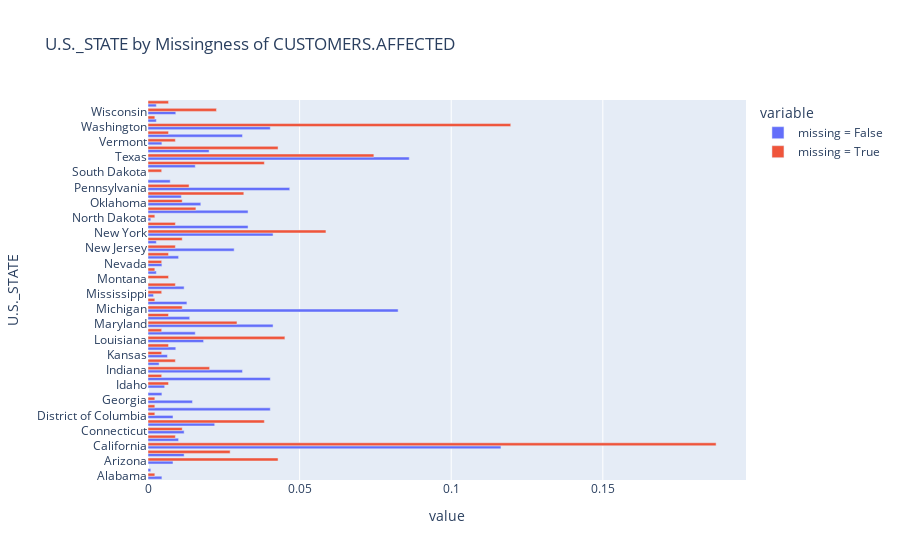
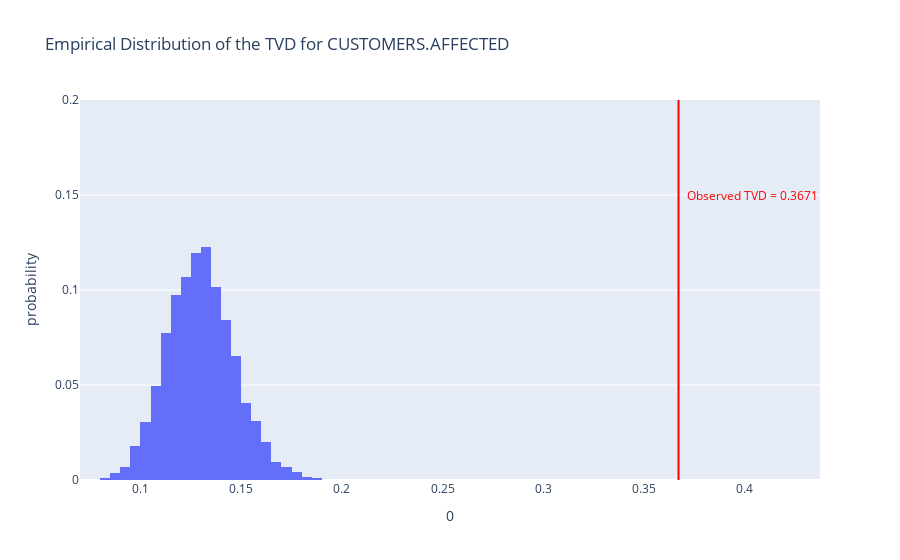

Notebook source saved alongside these figures, in order:
### Markdown cell above
**Checking customers affected and U.S._STATE**

### Code cell
mcarmar(data, missing_column='CUSTOMERS.AFFECTED', column='U.S._STATE', n_repetitions=10000)

### Figure 1 — Plotly figure (JSON) as saved in the notebook; plotly's stock layout.template omitted (floating-point values rounded to 4 significant figures)
{"data": [{"alignmentgroup": "True", "hovertemplate": "variable=missing = False<br>value=%{x}<br>U.S._STATE=%{y}<extra></extra>", "legendgroup": "missing = False", "marker": {"color": "#636efa", "pattern": {"shape": ""}}, "name": "missing = False", "offsetgroup": "missing = False", "orientation": "h", "showlegend": true, "textposition": "auto", "type": "bar", "x": [0.004583, 0.0009166, 0.008249, 0.01192, 0.1164, 0.01008, 0.01192, 0.022, 0.008249, 0.04033, 0.01467, 0.004583, 0.0055, 0.04033, 0.03116, 0.003666, 0.006416, 0.009166, 0.01833, 0.01558, 0.04125, 0.01375, 0.08249, 0.01283, 0.001833, 0.01192, null, 0.00275, 0.004583, 0.01008, 0.02841, 0.00275, 0.04125, 0.033, 0.0009166, 0.033, 0.01742, 0.011, 0.04675, 0.007333, null, 0.01558, 0.08616, 0.02016, 0.004583, 0.03116, 0.04033, 0.00275, 0.009166, 0.00275], "xaxis": "x", "y": ["Alabama", "Alaska", "Arizona", "Arkansas", "California", "Colorado", "Connecticut", "Delaware", "District of Columbia", "Florida", "Georgia", "Hawaii", "Idaho", "Illinois", "Indiana", "Iowa", "Kansas", "Kentucky", "Louisiana", "Maine", "Maryland", "Massachusetts", "Michigan", "Minnesota", "Mississippi", "Missouri", "Montana", "Nebraska", "Nevada", "New Hampshire", "New Jersey", "New Mexico", "New York", "North Carolina", "North Dakota", "Ohio", "Oklahoma", "Oregon", "Pennsylvania", "South Carolina", "South Dakota", "Tennessee", "Texas", "Utah", "Vermont", "Virginia", "Washington", "West Virginia", "Wisconsin", "Wyoming"], "yaxis": "y"}, {"alignmentgroup": "True", "hovertemplate": "variable=missing = True<br>value=%{x}<br>U.S._STATE=%{y}<extra></extra>", "legendgroup": "missing = True", "marker": {"color": "#EF553B", "pattern": {"shape": ""}}, "name": "missing = True", "offsetgroup": "missing = True", "orientation": "h", "showlegend": true, "textposition": "auto", "type": "bar", "x": [0.002257, null, 0.04289, 0.02709, 0.1874, 0.009029, 0.01129, 0.03837, 0.002257, 0.002257, 0.002257, null, 0.006772, 0.004515, 0.02032, 0.009029, 0.004515, 0.006772, 0.04515, 0.004515, 0.02935, 0.006772, 0.01129, 0.002257, 0.004515, 0.009029, 0.006772, 0.002257, 0.004515, 0.006772, 0.009029, 0.01129, 0.05869, 0.009029, 0.002257, 0.0158, 0.01129, 0.0316, 0.01354, null, 0.004515, 0.03837, 0.07449, 0.04289, 0.009029, 0.006772, 0.1196, 0.002257, 0.02257, 0.006772], "xaxis": "x", "y": ["Alabama", "Alaska", "Arizona", "Arkansas", "California", "Colorado", "Connecticut", "Delaware", "District of Columbia", "Florida", "Georgia", "Hawaii", "Idaho", "Illinois", "Indiana", "Iowa", "Kansas", "Kentucky", "Louisiana", "Maine", "Maryland", "Massachusetts", "Michigan", "Minnesota", "Mississippi", "Missouri", "Montana", "Nebraska", "Nevada", "New Hampshire", "New Jersey", "New Mexico", "New York", "North Carolina", "North Dakota", "Ohio", "Oklahoma", "Oregon", "Pennsylvania", "South Carolina", "South Dakota", "Tennessee", "Texas", "Utah", "Vermont", "Virginia", "Washington", "West Virginia", "Wisconsin", "Wyoming"], "yaxis": "y"}], "layout": {"barmode": "group", "legend": {"title": {"text": "variable"}, "tracegroupgap": 0}, "title": {"text": "U.S._STATE by Missingness of CUSTOMERS.AFFECTED"}, "xaxis": {"anchor": "y", "domain": [0, 1], "title": {"text": "value"}}, "yaxis": {"anchor": "x", "domain": [0, 1], "title": {"text": "U.S._STATE"}}}}

### Figure 2 — Plotly figure (JSON) as saved in the notebook; plotly's stock layout.template omitted (floating-point values rounded to 4 significant figures; data arrays with more than 128 entries replaced by an {"elided": "..."} marker saying what was removed)
{"data": [{"alignmentgroup": "True", "bingroup": "x", "histnorm": "probability", "hovertemplate": "0=%{x}<br>probability=%{y}<extra></extra>", "legendgroup": "", "marker": {"color": "#636efa", "pattern": {"shape": ""}}, "name": "", "nbinsx": 50, "offsetgroup": "", "orientation": "v", "showlegend": false, "type": "histogram", "x": {"elided": "10000 float values"}, "xaxis": "x", "yaxis": "y"}], "layout": {"annotations": [{"showarrow": false, "text": "<span style=\"color:red\">Observed TVD = 0.3671</span>", "x": 0.4038, "y": 0.15}], "barmode": "relative", "legend": {"tracegroupgap": 0}, "shapes": [{"line": {"color": "red", "width": 2}, "opacity": 1, "type": "line", "x0": 0.3671, "x1": 0.3671, "xref": "x", "y0": 0, "y1": 1, "yref": "y domain"}], "title": {"text": "Empirical Distribution of the TVD for CUSTOMERS.AFFECTED"}, "xaxis": {"anchor": "y", "domain": [0, 1], "title": {"text": "0"}}, "yaxis": {"anchor": "x", "domain": [0, 1], "range": [0, 0.2], "title": {"text": "probability"}}}}
